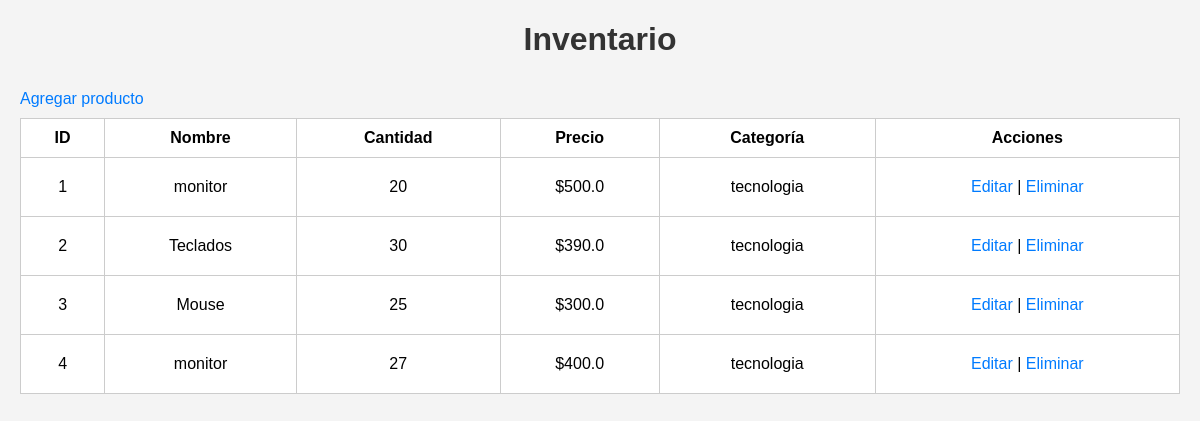
The page / on the database its author committed.
### tables this page shows
CREATE TABLE productos (
                id INTEGER PRIMARY KEY AUTOINCREMENT,
                nombre TEXT NOT NULL,
                cantidad INTEGER NOT NULL,
                precio REAL NOT NULL,
                categoria TEXT
            );

### app.py (the view)
@app.route('/')
def index():
    with sqlite3.connect(DB_PATH) as conn:
        cursor = conn.cursor()
        cursor.execute("SELECT * FROM productos")
        productos = cursor.fetchall()
    return render_template('index.html', productos=productos)

### templates/index.html (shortened to what this page needs)
<!DOCTYPE html>
<html lang="es">
<head>
    <link rel="stylesheet" href="{{ url_for('static', filename='style.css') }}">
</head>
<body>
    <h1>Inventario</h1>
    <a href="{{ url_for('agregar') }}">Agregar producto</a>
    <table>
        <thead>
            <tr>
                <th>ID</th><th>Nombre</th><th>Cantidad</th><th>Precio</th><th>Categoría</th><th>Acciones</th>
            </tr>
        </thead>
        <tbody>
            {% for p in productos %}
            <tr>
                <td>{{ p[0] }}</td>
                <td>{{ p[1] }}</td>
                <td>{{ p[2] }}</td>
                <td>${{ p[3] }}</td>
                <td>{{ p[4] }}</td>
                <td>
                    <a href="{{ url_for('editar', id=p[0]) }}">Editar</a> |
                    <a href="{{ url_for('eliminar', id=p[0]) }}" onclick="return confirm('¿Eliminar producto?')">Eliminar</a>
                </td>
            </tr>
            {% endfor %}
        </tbody>
    </table>
</body>
</html>

### static/style.css (style rules this page uses)
body { font-family: Arial, sans-serif; margin: 20px; padding: 0; background: #f4f4f4; }
h1 { text-align: center; color: #333; }
a { display: inline-block; margin: 10px 0; color: #007bff; text-decoration: none; }
table { width: 100%; border-collapse: collapse; background: white; }
th, td { padding: 10px; border: 1px solid #ccc; text-align: center; }

### rows shown on the page
productos: id "1", nombre "monitor", cantidad "20", precio "500.0", categoria "tecnologia"
productos: id "2", nombre "Teclados", cantidad "30", precio "390.0", categoria "tecnologia"
productos: id "3", nombre "Mouse", cantidad "25", precio "300.0", categoria "tecnologia"
productos: id "4", nombre "monitor", cantidad "27", precio "400.0", categoria "tecnologia"
